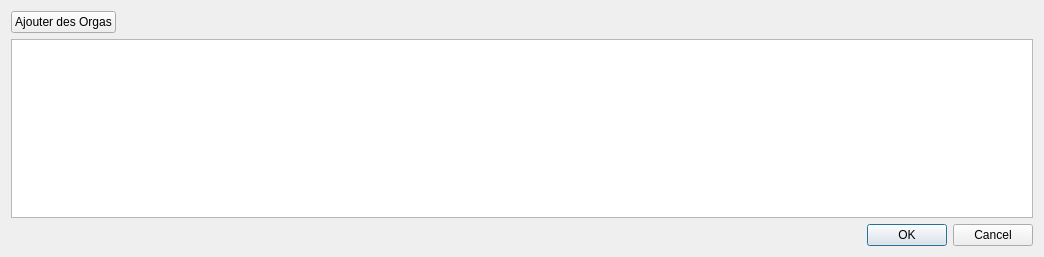
<?xml version="1.0" encoding="UTF-8"?>
<ui version="4.0">
 <class>OrgaListDialog</class>
 <widget class="QDialog" name="OrgaListDialog">
  <property name="geometry">
   <rect>
    <x>0</x>
    <y>0</y>
    <width>1044</width>
    <height>257</height>
   </rect>
  </property>
  <property name="sizePolicy">
   <sizepolicy hsizetype="Expanding" vsizetype="Expanding">
    <horstretch>0</horstretch>
    <verstretch>0</verstretch>
   </sizepolicy>
  </property>
  <property name="windowTitle">
   <string>Dialog</string>
  </property>
  <layout class="QVBoxLayout" name="verticalLayout">
   <item>
    <layout class="QHBoxLayout" name="horizontalLayout">
     <item>
      <widget class="QPushButton" name="pushButton">
       <property name="text">
        <string>Ajouter des Orgas</string>
       </property>
      </widget>
     </item>
     <item>
      <spacer name="horizontalSpacer">
       <property name="orientation">
        <enum>Qt::Horizontal</enum>
       </property>
       <property name="sizeHint" stdset="0">
        <size>
         <width>40</width>
         <height>20</height>
        </size>
       </property>
      </spacer>
     </item>
    </layout>
   </item>
   <item>
    <widget class="QTableView" name="tableView"/>
   </item>
   <item>
    <widget class="QDialogButtonBox" name="buttonBox">
     <property name="orientation">
      <enum>Qt::Horizontal</enum>
     </property>
     <property name="standardButtons">
      <set>QDialogButtonBox::Cancel|QDialogButtonBox::Ok</set>
     </property>
    </widget>
   </item>
  </layout>
 </widget>
 <resources/>
 <connections>
  <connection>
   <sender>buttonBox</sender>
   <signal>accepted()</signal>
   <receiver>OrgaListDialog</receiver>
   <slot>accept()</slot>
   <hints>
    <hint type="sourcelabel">
     <x>252</x>
     <y>252</y>
    </hint>
    <hint type="destinationlabel">
     <x>157</x>
     <y>256</y>
    </hint>
   </hints>
  </connection>
  <connection>
   <sender>buttonBox</sender>
   <signal>rejected()</signal>
   <receiver>OrgaListDialog</receiver>
   <slot>reject()</slot>
   <hints>
    <hint type="sourcelabel">
     <x>320</x>
     <y>252</y>
    </hint>
    <hint type="destinationlabel">
     <x>286</x>
     <y>256</y>
    </hint>
   </hints>
  </connection>
 </connections>
</ui>
